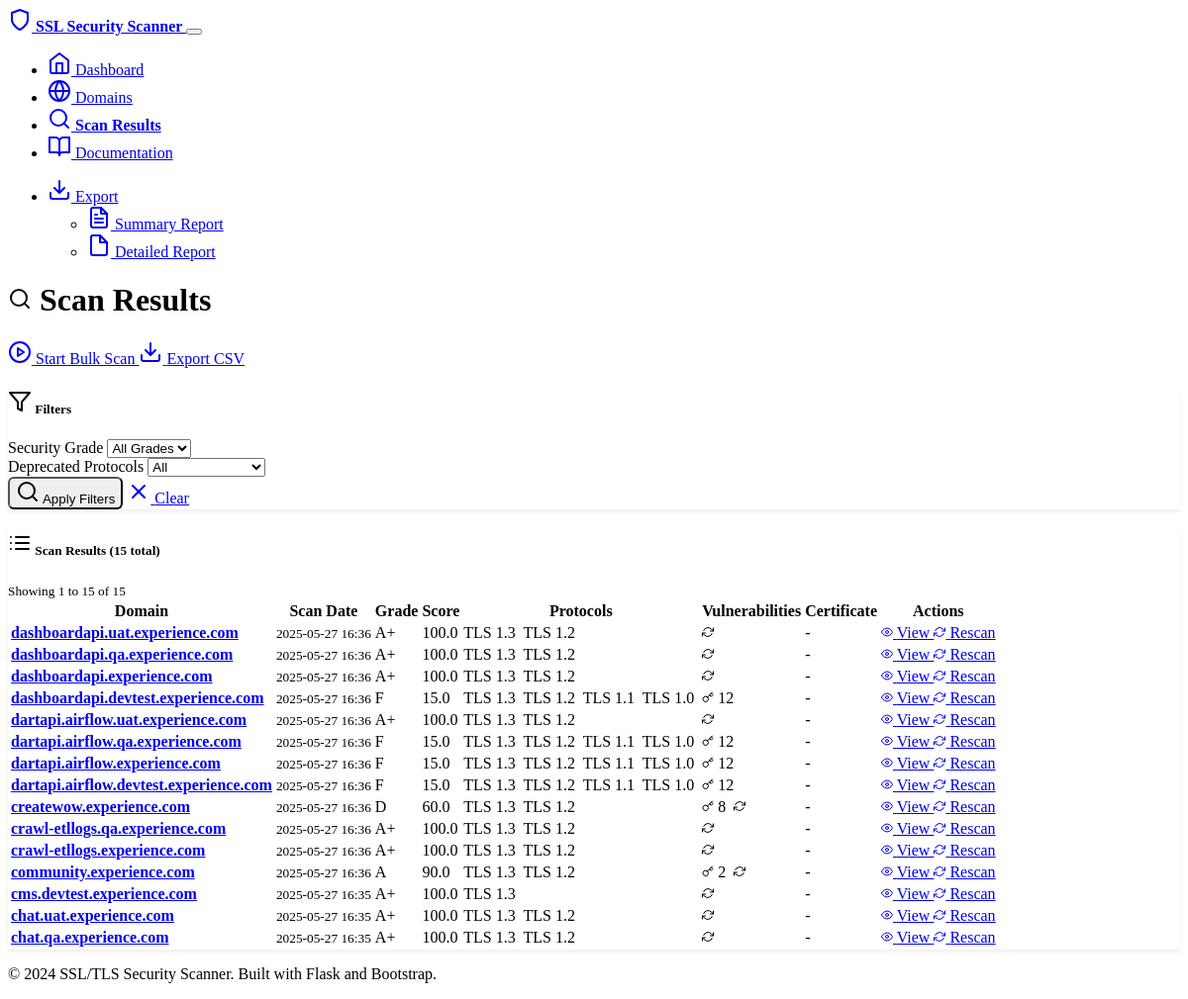
The page /scan/results on the database as committed earlier.
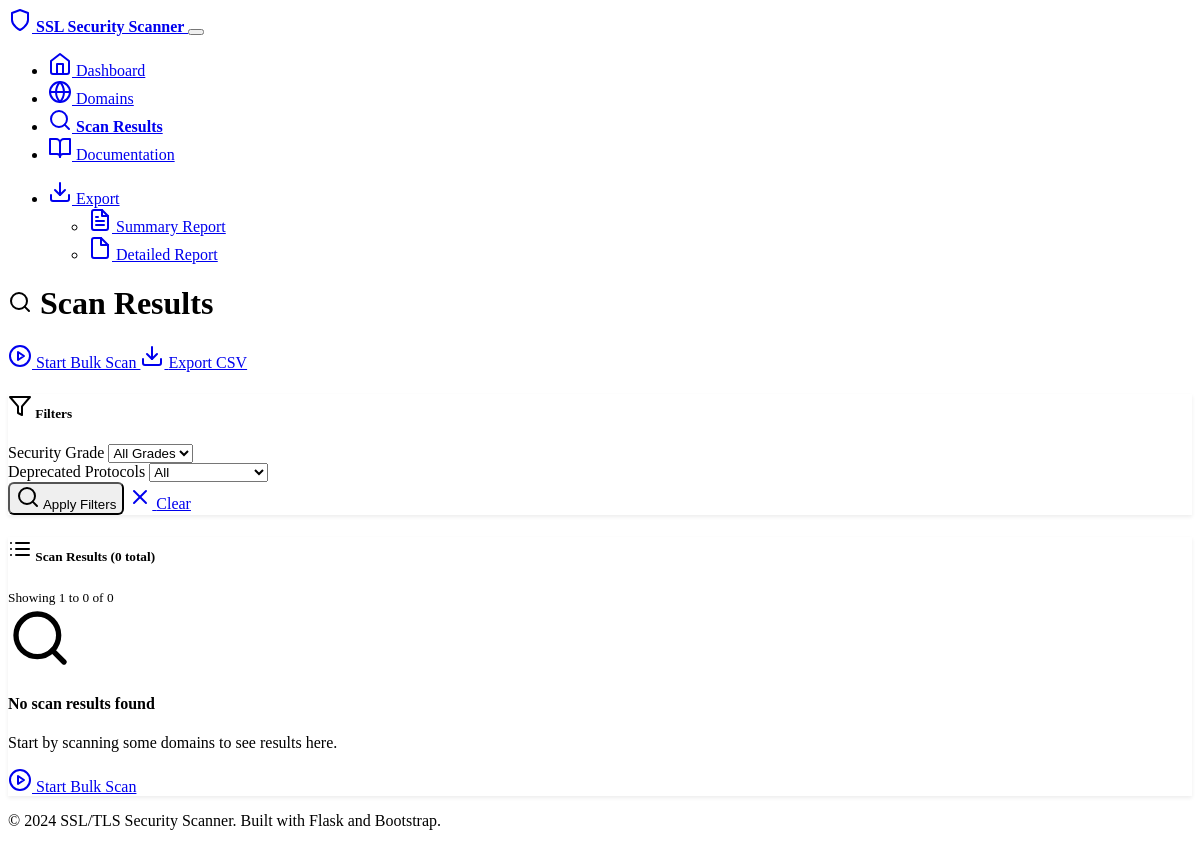
The same page on the database as committed later.
### models.py (models this page shows, shortened)
class ScanResult(db.Model):
    id = db.Column(Integer, primary_key=True)
    domain_id = db.Column(Integer, db.ForeignKey('domain.id'), nullable=False)
    scan_date = db.Column(DateTime, default=datetime.utcnow)
    sslv2_enabled = db.Column(Boolean, default=False)
    sslv3_enabled = db.Column(Boolean, default=False)
    tlsv1_0_enabled = db.Column(Boolean, default=False)
    tlsv1_1_enabled = db.Column(Boolean, default=False)
    tlsv1_2_enabled = db.Column(Boolean, default=False)
    tlsv1_3_enabled = db.Column(Boolean, default=False)
    heartbleed_vulnerable = db.Column(Boolean, default=False)
    fallback_scsv_supported = db.Column(Boolean, default=False)
    secure_renegotiation = db.Column(Boolean, default=False)
    compression_enabled = db.Column(Boolean, default=False)
    cert_signature_algorithm = db.Column(String(100))
    cert_key_strength = db.Column(Integer)
    cert_subject = db.Column(String(500))
    cert_issuer = db.Column(String(500))
    cert_not_before = db.Column(DateTime)
    cert_not_after = db.Column(DateTime)
    weak_ciphers_count = db.Column(Integer, default=0)
    supported_ciphers = db.Column(Text)  # JSON string of cipher details
    security_score = db.Column(Float, default=0.0)  # 0-100 score
    security_grade = db.Column(String(2))  # A+, A, B, C, D, F
    has_deprecated_protocols = db.Column(Boolean, default=False)
    raw_output = db.Column(Text)
    scan_successful = db.Column(Boolean, default=True)
    error_message = db.Column(Text)

class Domain(db.Model):
    id = db.Column(Integer, primary_key=True)
    hostname = db.Column(String(255), unique=True, nullable=False)
    active = db.Column(Boolean, default=True)
    created_at = db.Column(DateTime, default=datetime.utcnow)
    last_scanned = db.Column(DateTime)
    scan_results = db.relationship('ScanResult', backref='domain', lazy=True, cascade='all, delete-orphan')

### routes.py (the view)
@app.route('/scan/results')
def scan_results():
    page = request.args.get('page', 1, type=int)
    grade_filter = request.args.get('grade')
    deprecated_filter = request.args.get('deprecated')
    per_page = 20
    query = db.session.query(ScanResult).join(Domain).filter(Domain.active == True)
    if grade_filter:
        query = query.filter(ScanResult.security_grade == grade_filter)
    if deprecated_filter == 'true':
        query = query.filter(ScanResult.has_deprecated_protocols == True)
    elif deprecated_filter == 'false':
        query = query.filter(ScanResult.has_deprecated_protocols == False)
    query = query.order_by(ScanResult.scan_date.desc())
    results = query.paginate(page=page, per_page=per_page, error_out=False)
    current_job = ScanJob.query.filter_by(status='running').first()
    return render_template('scan_results.html',
                         results=results,
                         current_job=current_job,
                         grade_filter=grade_filter,
                         deprecated_filter=deprecated_filter)

### templates/scan_results.html (shortened to what this page needs)
{% extends "base.html" %}
{% block content %}
<div class="row">
    <div class="col-12">
        <div class="d-flex justify-content-between align-items-center mb-4">
            <h1>
                <i data-feather="search" class="me-2"></i>
                Scan Results
            </h1>
            <div class="btn-group">
                <a href="{{ url_for('scan_bulk') }}" class="btn btn-primary">
                    <i data-feather="play-circle" class="me-2"></i>
                    Start Bulk Scan
                </a>
                <a href="{{ url_for('export_summary') }}" class="btn btn-success">
                    <i data-feather="download" class="me-2"></i>
                    Export CSV
                </a>
            </div>
        </div>
    </div>
</div>
<div class="row mb-4">
    <div class="col-12">
        <div class="card">
            <div class="card-header">
                <h5 class="mb-0">
                    <i data-feather="filter" class="me-2"></i>
                    Filters
                </h5>
            </div>
            <div class="card-body">
                <form method="GET" class="row g-3">
                    <div class="col-md-4">
                        <label for="grade" class="form-label">Security Grade</label>
                        <select class="form-select" id="grade" name="grade">
                            <option value="">All Grades</option>
                        </select>
                    </div>
                    <div class="col-md-4">
                        <label for="deprecated" class="form-label">Deprecated Protocols</label>
                        <select class="form-select" id="deprecated" name="deprecated">
                            <option value="">All</option>
                        </select>
                    </div>
                    <div class="col-md-4 d-flex align-items-end">
                        <button type="submit" class="btn btn-primary me-2">
                            <i data-feather="search" class="me-1"></i>
                            Apply Filters
                        </button>
                        <a href="{{ url_for('scan_results') }}" class="btn btn-outline-secondary">
                            <i data-feather="x" class="me-1"></i>
                            Clear
                        </a>
                    </div>
                </form>
            </div>
        </div>
    </div>
</div>
<div class="row">
    <div class="col-12">
        <div class="card">
            <div class="card-header d-flex justify-content-between align-items-center">
                <h5 class="mb-0">
                    <i data-feather="list" class="me-2"></i>
                    Scan Results ({{ results.total }} total)
                </h5>
                <small class="text-muted">
                    Showing {{ results.per_page * (results.page - 1) + 1 }} to
                    {{ results.per_page * (results.page - 1) + results.items|length }} of {{ results.total }}
                </small>
            </div>
            <div class="card-body">
                {% if results.items %}
                <div class="table-responsive">
                    <table class="table table-hover">
                        <thead>
                            <tr>
                                <th>Domain</th>
                                <th>Scan Date</th>
                                <th>Grade</th>
                                <th>Score</th>
                                <th>Protocols</th>
                                <th>Vulnerabilities</th>
                                <th>Certificate</th>
                                <th>Actions</th>
                            </tr>
                        </thead>
                        <tbody>
                            {% for scan in results.items %}
                            <tr class="{{ 'table-danger' if not scan.scan_successful else '' }}">
                                <td>
                                    <a href="{{ url_for('domain_detail', domain_id=scan.domain.id) }}" class="text-decoration-none">
                                        <strong>{{ scan.domain.hostname }}</strong>
                                    </a>
                                </td>
                                <td>
                                    <small>{{ scan.scan_date.strftime('%Y-%m-%d %H:%M') if scan.scan_date else 'N/A' }}</small>
                                </td>
                                <td>
                                    {% if scan.scan_successful and scan.security_grade %}
                                        <span class="badge bg-{{ 'success' if scan.security_grade in ['A+', 'A'] else 'warning' if scan.security_grade == 'B' else 'danger' }}">
                                            {{ scan.security_grade }}
                                        </span>
                                    {% else %}
                                        <span class="text-muted">-</span>
                                    {% endif %}
                                </td>
                                <td>
                                    {% if scan.scan_successful and scan.security_score %}
                                        {{ "%.1f"|format(scan.security_score) }}
                                    {% else %}
                                        <span class="text-muted">-</span>
                                    {% endif %}
                                </td>
                                <td>
                                    {% if scan.scan_successful %}
                                        <div class="protocol-badges">
                                            {% if scan.tlsv1_3_enabled %}
                                                <span class="badge bg-success">TLS 1.3</span>
                                            {% endif %}
                                            {% if scan.tlsv1_2_enabled %}
                                                <span class="badge bg-success">TLS 1.2</span>
                                            {% endif %}
                                            {% if scan.tlsv1_1_enabled %}
                                                <span class="badge bg-warning">TLS 1.1</span>
                                            {% endif %}
                                            {% if scan.tlsv1_0_enabled %}
                                                <span class="badge bg-warning">TLS 1.0</span>
                                            {% endif %}
                                        </div>
                                    {% else %}
                                        <span class="text-muted">-</span>
                                    {% endif %}
                                </td>
                                <td>
                                    {% if scan.scan_successful %}
                                        <div class="vulnerability-indicators">
                                            {% if scan.weak_ciphers_count > 0 %}
                                                <span class="badge bg-warning" title="{{ scan.weak_ciphers_count }} weak ciphers">
                                                    <i data-feather="key" width="12" height="12"></i>
                                                    {{ scan.weak_ciphers_count }}
                                                </span>
                                            {% endif %}
                                            {% if not scan.secure_renegotiation %}
                                                <span class="badge bg-warning" title="Insecure renegotiation">
                                                    <i data-feather="refresh-cw" width="12" height="12"></i>
                                                </span>
                                            {% endif %}
                                        </div>
                                    {% else %}
                                        <span class="text-muted">-</span>
                                    {% endif %}
                                </td>
                                <td>
                                    {% if scan.scan_successful and scan.cert_not_after %}
                                        {% set days_until_expiry = (scan.cert_not_after - scan.scan_date).days %}
                                        {% if days_until_expiry < 30 %}
                                            <span class="badge bg-danger" title="Expires {{ scan.cert_not_after.strftime('%Y-%m-%d') }}">
                                                <i data-feather="alert-triangle" width="12" height="12"></i>
                                                {{ days_until_expiry }}d
                                            </span>
                                        {% elif days_until_expiry < 90 %}
                                            <span class="badge bg-warning" title="Expires {{ scan.cert_not_after.strftime('%Y-%m-%d') }}">
                                                <i data-feather="clock" width="12" height="12"></i>
                                                {{ days_until_expiry }}d
                                            </span>
                                        {% else %}
                                            <span class="badge bg-success" title="Expires {{ scan.cert_not_after.strftime('%Y-%m-%d') }}">
                                                <i data-feather="check-circle" width="12" height="12"></i>
                                                Valid
                                            </span>
                                        {% endif %}
                                    {% else %}
                                        <span class="text-muted">-</span>
                                    {% endif %}
                                </td>
                                <td>
                                    <div class="btn-group" role="group">
                                        <a href="{{ url_for('domain_detail', domain_id=scan.domain.id) }}"
                                           class="btn btn-sm btn-outline-info">
                                            <i data-feather="eye" width="12" height="12"></i>
                                            View
                                        </a>
                                        <a href="{{ url_for('scan_single_domain', domain_id=scan.domain.id) }}"
                                           class="btn btn-sm btn-outline-primary">
                                            <i data-feather="refresh-cw" width="12" height="12"></i>
                                            Rescan
                                        </a>
                                    </div>
                                </td>
                            </tr>
                            {% endfor %}
                        </tbody>
                    </table>
                </div>
                {% else %}
                <div class="text-center py-5">
                    <i data-feather="search" width="64" height="64" class="text-muted mb-3"></i>
                    <h4 class="text-muted">No scan results found</h4>
                    {% if grade_filter or deprecated_filter %}
                        <p class="text-muted">No results match your current filters.</p>
                        <a href="{{ url_for('scan_results') }}" class="btn btn-secondary">
                            <i data-feather="x" class="me-2"></i>
                            Clear Filters
                        </a>
                    {% else %}
                        <p class="text-muted">Start by scanning some domains to see results here.</p>
                        <a href="{{ url_for('scan_bulk') }}" class="btn btn-primary">
                            <i data-feather="play-circle" class="me-2"></i>
                            Start Bulk Scan
                        </a>
                    {% endif %}
                </div>
                {% endif %}
            </div>
        </div>
    </div>
</div>
{% endblock %}

Rows that differ between the two databases and show on the page:
removed ScanResult: domain.hostname "dashboardapi.uat.experience.com", scan_date "2025-05-27 16:36", security_grade "A+", security_score "100.0", scan_successful "TLS 1.3"
removed ScanResult: domain.hostname "dashboardapi.qa.experience.com", scan_date "2025-05-27 16:36", security_grade "A+", security_score "100.0", scan_successful "TLS 1.3"
removed ScanResult: domain.hostname "dashboardapi.experience.com", scan_date "2025-05-27 16:36", security_grade "A+", security_score "100.0", scan_successful "TLS 1.3"
removed ScanResult: domain.hostname "dashboardapi.devtest.experience.com", scan_date "2025-05-27 16:36", security_grade "F", security_score "15.0", scan_successful "TLS 1.3", weak_ciphers_count "12"
removed ScanResult: domain.hostname "dartapi.airflow.uat.experience.com", scan_date "2025-05-27 16:36", security_grade "A+", security_score "100.0", scan_successful "TLS 1.3"
removed ScanResult: domain.hostname "dartapi.airflow.qa.experience.com", scan_date "2025-05-27 16:36", security_grade "F", security_score "15.0", scan_successful "TLS 1.3", weak_ciphers_count "12"
removed ScanResult: domain.hostname "dartapi.airflow.experience.com", scan_date "2025-05-27 16:36", security_grade "F", security_score "15.0", scan_successful "TLS 1.3", weak_ciphers_count "12"
removed ScanResult: domain.hostname "dartapi.airflow.devtest.experience.com", scan_date "2025-05-27 16:36", security_grade "F", security_score "15.0", scan_successful "TLS 1.3", weak_ciphers_count "12"
removed ScanResult: domain.hostname "createwow.experience.com", scan_date "2025-05-27 16:36", security_grade "D", security_score "60.0", scan_successful "TLS 1.3", weak_ciphers_count "8", secure_renegotiation False (drawn)
removed ScanResult: domain.hostname "crawl-etllogs.qa.experience.com", scan_date "2025-05-27 16:36", security_grade "A+", security_score "100.0", scan_successful "TLS 1.3"
removed ScanResult: domain.hostname "crawl-etllogs.experience.com", scan_date "2025-05-27 16:36", security_grade "A+", security_score "100.0", scan_successful "TLS 1.3"
removed ScanResult: domain.hostname "community.experience.com", scan_date "2025-05-27 16:36", security_grade "A", security_score "90.0", scan_successful "TLS 1.3", weak_ciphers_count "2", secure_renegotiation False (drawn)
removed ScanResult: domain.hostname "cms.devtest.experience.com", scan_date "2025-05-27 16:35", security_grade "A+", security_score "100.0", scan_successful "TLS 1.3"
removed ScanResult: domain.hostname "chat.uat.experience.com", scan_date "2025-05-27 16:35", security_grade "A+", security_score "100.0", scan_successful "TLS 1.3"
removed ScanResult: domain.hostname "chat.qa.experience.com", scan_date "2025-05-27 16:35", security_grade "A+", security_score "100.0", scan_successful "TLS 1.3"
Other text that changed with them:
{{ results.total }}: "15" → "0"
{{ results.per_page * (results.page - 1) + results.items|length }}: "15" → "0"
text no longer shown: "Domain Scan Date Grade Score Protocols Vulnerabilities Certificate Actions"
text now shown: "No scan results found Start by scanning some domains to see results here. Start Bulk Scan"
